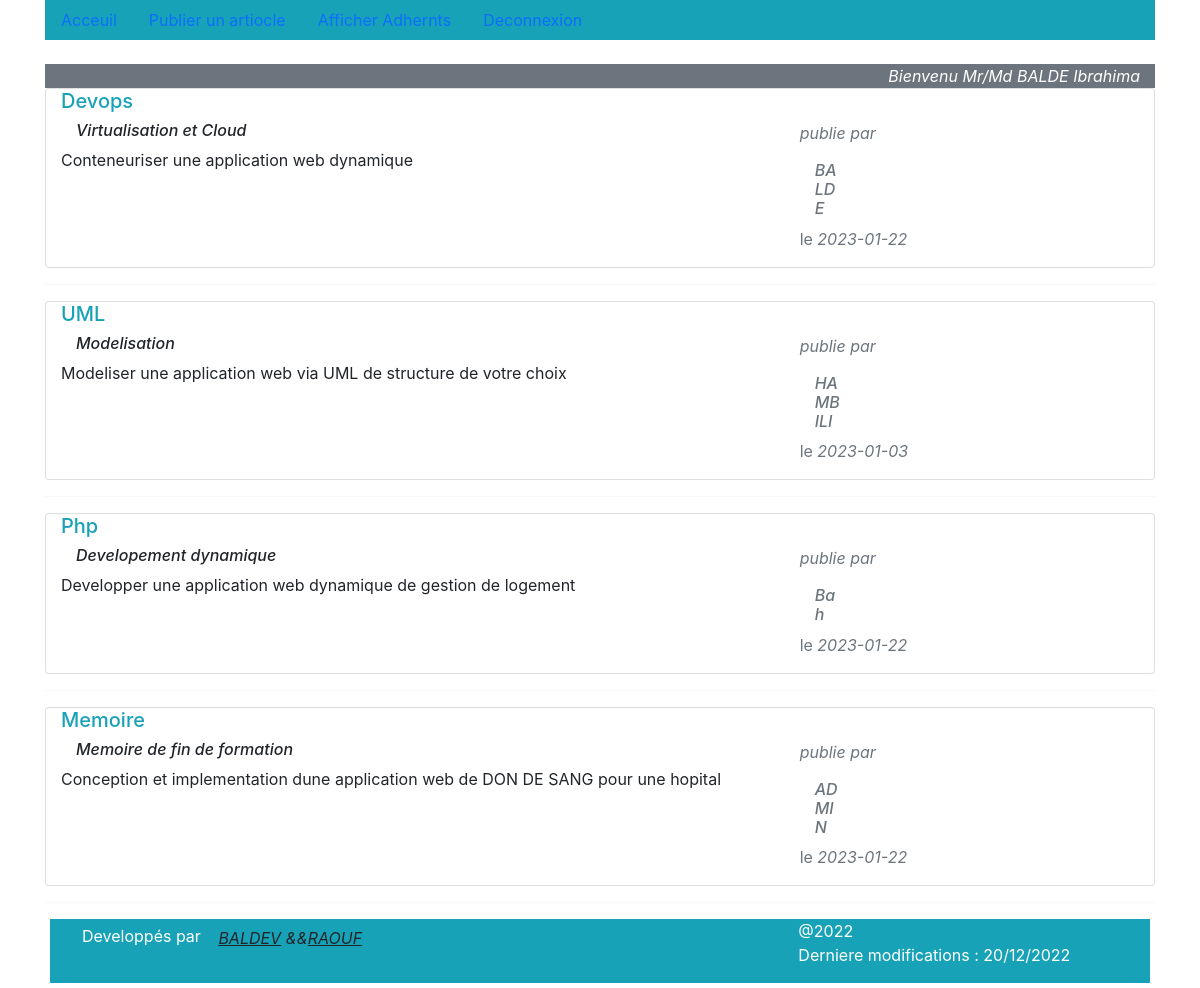
/app/acceuil.php (signed in), run on the app's committed database.
### tables this page shows
CREATE TABLE IF NOT EXISTS articles (
    idarticle INT(11) NOT NULL AUTO_INCREMENT,
    titre text NOT NULL,
    description text NOT NULL,
    contenu text NOT NULL,
    date_publication text NOT NULL,
    idAuteur int(11) NOT NULL,
    PRIMARY KEY(idarticle ),
    FOREIGN KEY (`idAuteur`) REFERENCES `adherent` (`idAdherent`) ON DELETE CASCADE ON UPDATE CASCADE
);

CREATE TABLE IF NOT EXISTS  adherent (
  idAdherent int(11) NOT NULL AUTO_INCREMENT,
  nom varchar(50) NOT NULL,
  prenom varchar(50) NOT NULL,
  email varchar(40) NOT NULL,
  mdp varchar(56) NOT NULL,
  profil varchar(40) NOT NULL,
  PRIMARY KEY(idAdherent)

);

### app/acceuil.php (the view, shortened to what this page needs)
<?php
require 'db-config.php';
function getArticles(PDO $PDO)
{
  $sql = "SELECT articles.*,adherent.nom as nomadherent FROM articles
  inner join adherent
   on articles.idAuteur= adherent.idAdherent ";
  $result = $PDO->query($sql);
  $articles = $result->fetchAll(PDO::FETCH_ASSOC);
  return $articles;
}?>
<!DOCTYPE html>
<html lang="en">
<head>
</head>
<body>
<div class=" container bg-white">
<?php
   require('header.php');
   include("nav.php");?>
<br><p class="nav justify-content-end bg-secondary text-white container"><br>
    <em class="bg-secondary text-white">Bienvenu Mr/Md <?=$_SESSION['nom'] ." ".$_SESSION['prenom'] ?></em> </p>
  <?php
$PDO = new PDO(DB_DSN, DB_USER, DB_PASS, $options);
$articles = getArticles($PDO);
 ?>
                  <?php
 foreach ($articles as $article) {
    ?>
    <div class="card container">
        <h5> <a class="text-info card-title" href="#"><?=$article['titre'] ;?></a> </h5>
        <div class="row">
        <div class="card-text col-md-8">
           <h6 class="card-text col-md-9"> <em><?=$article['description'] ;?></em></h6>
         <p><?=$article['contenu'] ;?></p>
        </div>
         <div class="card-text col-md-4 text-secondary">
           <p><em>publie par</em><h6 class="col-md-2 "> <cite><?=$article['nomadherent'] ;?></cite></h6> le
       <em> <?=$article['date_publication'] ;?></em></p>
         </div>
       </div>
    </div>
    <hr>
    <?php
}
?>
<?php
require_once('footer.php');
 ?>
</div>
</body>
</html>

### data on the page
articles: titre "Devops", description "Virtualisation et Cloud", contenu "Conteneuriser une application web dynamique", idAuteur.nom "BALDE", date_publication "2023-01-22"
articles: titre "UML", description "Modelisation", contenu "Modeliser une application web via UML de structure de votre choix", idAuteur.nom "HAMBILI", date_publication "2023-01-03"
articles: titre "Php", description "Developement dynamique", contenu "Developper une application web dynamique de gestion de logement", idAuteur.nom "Bah", date_publication "2023-01-22"
articles: titre "Memoire", description "Memoire de fin de formation", contenu "Conception et implementation dune application web de DON DE SANG pour une hopital", idAuteur.nom "ADMIN", date_publication "2023-01-22"

### other printed values
$_SESSION['nom'] "BALDE"
$_SESSION['prenom'] "Ibrahima"
